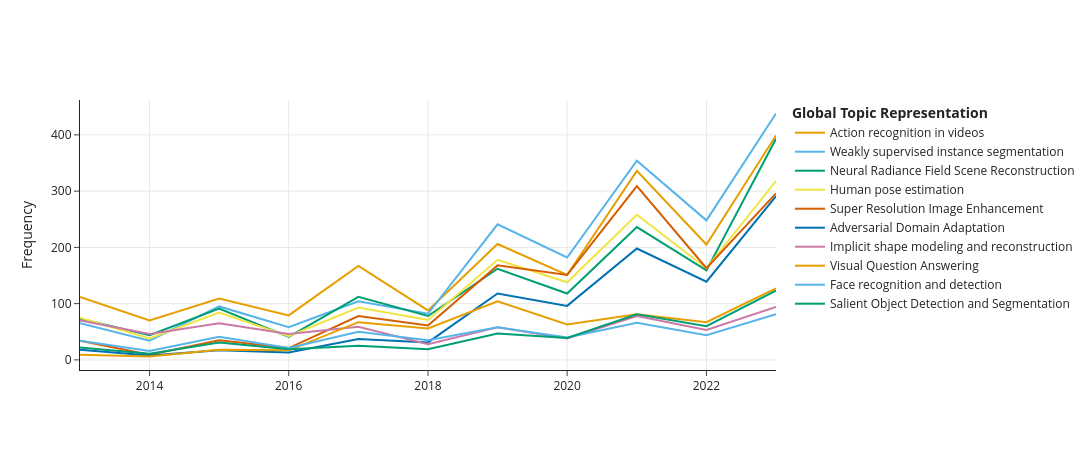

Here is the notebook cell this chart was saved with:
### Code cell
topics_over_time = topic_model.topics_over_time(data['Clean Title'].to_list(), timestamps)
topic_model.visualize_topics_over_time(topics_over_time, topics=[0,1,2,3,4,5,6,7,8,9], custom_labels=True, title="")

### Figure 1 — Plotly figure (JSON) as saved in the notebook; plotly's stock layout.template omitted (floating-point values rounded to 4 significant figures)
{"data": [{"hoverinfo": "text", "hovertext": ["<b>Topic 0</b><br>Words: tracking, action, recognition, activity, video", "<b>Topic 0</b><br>Words: tracking, action, recognition, video, activity", "<b>Topic 0</b><br>Words: action, tracking, recognition, video, visual", "<b>Topic 0</b><br>Words: action, tracking, video, recognition, activity", "<b>Topic 0</b><br>Words: action, tracking, temporal, recognition, video", "<b>Topic 0</b><br>Words: action, tracking, video, recognition, visual", "<b>Topic 0</b><br>Words: action, tracking, recognition, temporal, video", "<b>Topic 0</b><br>Words: action, tracking, recognition, video, temporal", "<b>Topic 0</b><br>Words: action, tracking, video, temporal, visual", "<b>Topic 0</b><br>Words: action, tracking, video, temporal, recognition", "<b>Topic 0</b><br>Words: action, tracking, video, temporal, recognition"], "marker": {"color": "#E69F00"}, "mode": "lines", "name": "Action recognition in videos", "type": "scatter", "x": ["2013-01-01T00:00:00", "2014-01-01T00:00:00", "2015-01-01T00:00:00", "2016-01-01T00:00:00", "2017-01-01T00:00:00", "2018-01-01T00:00:00", "2019-01-01T00:00:00", "2020-01-01T00:00:00", "2021-01-01T00:00:00", "2022-01-01T00:00:00", "2023-01-01T00:00:00"], "y": [112, 70, 109, 79, 167, 88, 206, 151, 336, 205, 399]}, {"hoverinfo": "text", "hovertext": ["<b>Topic 1</b><br>Words: segmentation, object, pedestrian, detection, grained", "<b>Topic 1</b><br>Words: segmentation, object, instance, grained, fine", "<b>Topic 1</b><br>Words: segmentation, object, instance, semantic, fine", "<b>Topic 1</b><br>Words: segmentation, object, zero, shot, semantic", "<b>Topic 1</b><br>Words: segmentation, object, semantic, instance, shot", "<b>Topic 1</b><br>Words: segmentation, object, shot, semantic, detection", "<b>Topic 1</b><br>Words: segmentation, object, shot, semantic, instance", "<b>Topic 1</b><br>Words: segmentation, object, shot, instance, detection", "<b>Topic 1</b><br>Words: segmentation, shot, object, semantic, instance", "<b>Topic 1</b><br>Words: segmentation, object, semantic, shot, instance", "<b>Topic 1</b><br>Words: segmentation, object, semantic, instance, shot"], "marker": {"color": "#56B4E9"}, "mode": "lines", "name": "Weakly supervised instance segmentation", "type": "scatter", "x": ["2013-01-01T00:00:00", "2014-01-01T00:00:00", "2015-01-01T00:00:00", "2016-01-01T00:00:00", "2017-01-01T00:00:00", "2018-01-01T00:00:00", "2019-01-01T00:00:00", "2020-01-01T00:00:00", "2021-01-01T00:00:00", "2022-01-01T00:00:00", "2023-01-01T00:00:00"], "y": [65, 34, 95, 58, 104, 82, 241, 182, 354, 248, 438]}, {"hoverinfo": "text", "hovertext": ["<b>Topic 2</b><br>Words: flow, deblurring, stereo, light, field", "<b>Topic 2</b><br>Words: stereo, deblurring, image, quality, assessment", "<b>Topic 2</b><br>Words: flow, field, stereo, optical, depth", "<b>Topic 2</b><br>Words: flow, optical, deblurring, light, field", "<b>Topic 2</b><br>Words: flow, deblurring, optical, field, removal", "<b>Topic 2</b><br>Words: stereo, light, depth, field, deblurring", "<b>Topic 2</b><br>Words: flow, depth, stereo, image, deblurring", "<b>Topic 2</b><br>Words: flow, optical, stereo, depth, deblurring", "<b>Topic 2</b><br>Words: radiance, field, flow, depth, deblurring", "<b>Topic 2</b><br>Words: radiance, field, stereo, flow, depth", "<b>Topic 2</b><br>Words: radiance, field, flow, neural, optical"], "marker": {"color": "#009E73"}, "mode": "lines", "name": "Neural Radiance Field Scene Reconstruction", "type": "scatter", "x": ["2013-01-01T00:00:00", "2014-01-01T00:00:00", "2015-01-01T00:00:00", "2016-01-01T00:00:00", "2017-01-01T00:00:00", "2018-01-01T00:00:00", "2019-01-01T00:00:00", "2020-01-01T00:00:00", "2021-01-01T00:00:00", "2022-01-01T00:00:00", "2023-01-01T00:00:00"], "y": [73, 44, 91, 41, 112, 78, 162, 118, 236, 159, 393]}, {"hoverinfo": "text", "hovertext": ["<b>Topic 3</b><br>Words: pose, estimation, human, registration, point", "<b>Topic 3</b><br>Words: pose, estimation, human, camera, point", "<b>Topic 3</b><br>Words: pose, estimation, camera, registration, point", "<b>Topic 3</b><br>Words: pose, estimation, point, registration, motion", "<b>Topic 3</b><br>Words: pose, estimation, human, point, camera", "<b>Topic 3</b><br>Words: pose, estimation, human, point, cloud", "<b>Topic 3</b><br>Words: pose, point, estimation, cloud, human", "<b>Topic 3</b><br>Words: pose, estimation, point, human, cloud", "<b>Topic 3</b><br>Words: pose, point, cloud, estimation, human", "<b>Topic 3</b><br>Words: pose, point, estimation, cloud, human", "<b>Topic 3</b><br>Words: pose, point, cloud, estimation, human"], "marker": {"color": "#F0E442"}, "mode": "lines", "name": "Human pose estimation", "type": "scatter", "x": ["2013-01-01T00:00:00", "2014-01-01T00:00:00", "2015-01-01T00:00:00", "2016-01-01T00:00:00", "2017-01-01T00:00:00", "2018-01-01T00:00:00", "2019-01-01T00:00:00", "2020-01-01T00:00:00", "2021-01-01T00:00:00", "2022-01-01T00:00:00", "2023-01-01T00:00:00"], "y": [75, 38, 84, 42, 93, 71, 178, 138, 258, 163, 318]}, {"hoverinfo": "text", "hovertext": ["<b>Topic 4</b><br>Words: super, resolution, indoor, matting, image", "<b>Topic 4</b><br>Words: super, piecewise, planar, resolution, orientational", "<b>Topic 4</b><br>Words: super, resolution, superpixel, image, indoor", "<b>Topic 4</b><br>Words: resolution, super, sketch, image, convolutional", "<b>Topic 4</b><br>Words: super, resolution, style, generative, sketch", "<b>Topic 4</b><br>Words: super, resolution, generative, gan, adversarial", "<b>Topic 4</b><br>Words: super, resolution, image, gan, generative", "<b>Topic 4</b><br>Words: super, resolution, gan, image, sketch", "<b>Topic 4</b><br>Words: super, resolution, gan, image, style", "<b>Topic 4</b><br>Words: super, resolution, gan, image, style", "<b>Topic 4</b><br>Words: super, resolution, gan, image, style"], "marker": {"color": "#D55E00"}, "mode": "lines", "name": "Super Resolution Image Enhancement", "type": "scatter", "x": ["2013-01-01T00:00:00", "2014-01-01T00:00:00", "2015-01-01T00:00:00", "2016-01-01T00:00:00", "2017-01-01T00:00:00", "2018-01-01T00:00:00", "2019-01-01T00:00:00", "2020-01-01T00:00:00", "2021-01-01T00:00:00", "2022-01-01T00:00:00", "2023-01-01T00:00:00"], "y": [34, 9, 35, 21, 78, 61, 168, 151, 309, 163, 296]}, {"hoverinfo": "text", "hovertext": ["<b>Topic 5</b><br>Words: domain, active, adaptation, adversarial, classification", "<b>Topic 5</b><br>Words: adaptation, domain, subquery, inconsistent, nmf", "<b>Topic 5</b><br>Words: adaptation, label, semi, domain, subspace", "<b>Topic 5</b><br>Words: label, noisy, domain, classification, disturblabel", "<b>Topic 5</b><br>Words: domain, adaptation, adversarial, label, attack", "<b>Topic 5</b><br>Words: adversarial, adaptation, domain, attack, unsupervised", "<b>Topic 5</b><br>Words: adversarial, attack, domain, adaptation, label", "<b>Topic 5</b><br>Words: adversarial, attack, domain, adaptation, robustnes", "<b>Topic 5</b><br>Words: adversarial, attack, domain, adaptation, label", "<b>Topic 5</b><br>Words: adversarial, attack, domain, label, adaptation", "<b>Topic 5</b><br>Words: adversarial, attack, domain, label, adaptation"], "marker": {"color": "#0072B2"}, "mode": "lines", "name": "Adversarial Domain Adaptation", "type": "scatter", "x": ["2013-01-01T00:00:00", "2014-01-01T00:00:00", "2015-01-01T00:00:00", "2016-01-01T00:00:00", "2017-01-01T00:00:00", "2018-01-01T00:00:00", "2019-01-01T00:00:00", "2020-01-01T00:00:00", "2021-01-01T00:00:00", "2022-01-01T00:00:00", "2023-01-01T00:00:00"], "y": [18, 8, 17, 13, 37, 31, 118, 96, 198, 139, 291]}, {"hoverinfo": "text", "hovertext": ["<b>Topic 6</b><br>Words: shape, sparse, dictionary, coding, subspace", "<b>Topic 6</b><br>Words: shape, clustering, mrf, surface, reconstruction", "<b>Topic 6</b><br>Words: shape, subspace, clustering, rank, svm", "<b>Topic 6</b><br>Words: shape, sparse, clustering, tensor, texture", "<b>Topic 6</b><br>Words: shape, clustering, rank, subspace, tensor", "<b>Topic 6</b><br>Words: shape, surface, clustering, mrf, tensor", "<b>Topic 6</b><br>Words: shape, clustering, surface, reconstruction, subspace", "<b>Topic 6</b><br>Words: shape, surface, reconstruction, implicit, clustering", "<b>Topic 6</b><br>Words: shape, surface, reconstruction, implicit, clustering", "<b>Topic 6</b><br>Words: shape, surface, clustering, implicit, reconstruction", "<b>Topic 6</b><br>Words: shape, surface, implicit, reconstruction, view"], "marker": {"color": "#CC79A7"}, "mode": "lines", "name": "Implicit shape modeling and reconstruction", "type": "scatter", "x": ["2013-01-01T00:00:00", "2014-01-01T00:00:00", "2015-01-01T00:00:00", "2016-01-01T00:00:00", "2017-01-01T00:00:00", "2018-01-01T00:00:00", "2019-01-01T00:00:00", "2020-01-01T00:00:00", "2021-01-01T00:00:00", "2022-01-01T00:00:00", "2023-01-01T00:00:00"], "y": [70, 46, 65, 46, 59, 28, 58, 38, 78, 53, 94]}, {"hoverinfo": "text", "hovertext": ["<b>Topic 7</b><br>Words: text, stroke, uncontrolled, photoocr, decompositional", "<b>Topic 7</b><br>Words: text, strokelet, parsing, coreference, baye", "<b>Topic 7</b><br>Words: caption, question, answering, text, phrase", "<b>Topic 7</b><br>Words: answering, question, text, captioning, visual", "<b>Topic 7</b><br>Words: question, captioning, answering, text, visual", "<b>Topic 7</b><br>Words: question, answering, captioning, text, visual", "<b>Topic 7</b><br>Words: captioning, question, answering, text, visual", "<b>Topic 7</b><br>Words: text, question, captioning, answering, referring", "<b>Topic 7</b><br>Words: text, question, answering, captioning, visual", "<b>Topic 7</b><br>Words: text, question, captioning, answering, visual", "<b>Topic 7</b><br>Words: text, question, answering, captioning, grounding"], "marker": {"color": "#E69F00"}, "mode": "lines", "name": "Visual Question Answering", "type": "scatter", "x": ["2013-01-01T00:00:00", "2014-01-01T00:00:00", "2015-01-01T00:00:00", "2016-01-01T00:00:00", "2017-01-01T00:00:00", "2018-01-01T00:00:00", "2019-01-01T00:00:00", "2020-01-01T00:00:00", "2021-01-01T00:00:00", "2022-01-01T00:00:00", "2023-01-01T00:00:00"], "y": [9, 6, 18, 17, 67, 56, 104, 63, 81, 67, 127]}, {"hoverinfo": "text", "hovertext": ["<b>Topic 8</b><br>Words: face, facial, recognition, verification, landmark", "<b>Topic 8</b><br>Words: face, facial, expression, recognition, alignment", "<b>Topic 8</b><br>Words: face, facial, unit, recognition, emotion", "<b>Topic 8</b><br>Words: face, facial, ordinal, unit, recognition", "<b>Topic 8</b><br>Words: face, facial, recognition, landmark, age", "<b>Topic 8</b><br>Words: face, facial, unit, recognition, expression", "<b>Topic 8</b><br>Words: face, facial, recognition, landmark, unit", "<b>Topic 8</b><br>Words: face, facial, recognition, forgery, spoofing", "<b>Topic 8</b><br>Words: face, facial, forgery, recognition, emotion", "<b>Topic 8</b><br>Words: face, facial, forgery, recognition, spoofing", "<b>Topic 8</b><br>Words: face, facial, recognition, forgery, emotion"], "marker": {"color": "#56B4E9"}, "mode": "lines", "name": "Face recognition and detection", "type": "scatter", "x": ["2013-01-01T00:00:00", "2014-01-01T00:00:00", "2015-01-01T00:00:00", "2016-01-01T00:00:00", "2017-01-01T00:00:00", "2018-01-01T00:00:00", "2019-01-01T00:00:00", "2020-01-01T00:00:00", "2021-01-01T00:00:00", "2022-01-01T00:00:00", "2023-01-01T00:00:00"], "y": [34, 16, 41, 21, 50, 35, 58, 40, 66, 44, 81]}, {"hoverinfo": "text", "hovertext": ["<b>Topic 9</b><br>Words: saliency, salient, gaze, detection, region", "<b>Topic 9</b><br>Words: saliency, salient, gaze, detection, eye", "<b>Topic 9</b><br>Words: saliency, salient, eye, gaze, detection", "<b>Topic 9</b><br>Words: saliency, salient, eye, detection, fixation", "<b>Topic 9</b><br>Words: salient, saliency, gaze, object, attention", "<b>Topic 9</b><br>Words: saliency, salient, detection, attention, gaze", "<b>Topic 9</b><br>Words: salient, saliency, attention, gaze, detection", "<b>Topic 9</b><br>Words: saliency, salient, gaze, attention, eye", "<b>Topic 9</b><br>Words: saliency, salient, transformer, attention, vision", "<b>Topic 9</b><br>Words: transformer, vision, saliency, gaze, salient", "<b>Topic 9</b><br>Words: transformer, vision, saliency, gaze, salient"], "marker": {"color": "#009E73"}, "mode": "lines", "name": "Salient Object Detection and Segmentation", "type": "scatter", "x": ["2013-01-01T00:00:00", "2014-01-01T00:00:00", "2015-01-01T00:00:00", "2016-01-01T00:00:00", "2017-01-01T00:00:00", "2018-01-01T00:00:00", "2019-01-01T00:00:00", "2020-01-01T00:00:00", "2021-01-01T00:00:00", "2022-01-01T00:00:00", "2023-01-01T00:00:00"], "y": [22, 11, 31, 19, 25, 19, 47, 39, 81, 60, 123]}], "layout": {"height": 450, "hoverlabel": {"bgcolor": "white", "font": {"family": "Rockwell", "size": 16}}, "legend": {"title": {"text": "<b>Global Topic Representation"}}, "title": {"font": {"color": "Black", "size": 22}, "text": "", "x": 0.4, "xanchor": "center", "y": 0.95, "yanchor": "top"}, "width": 1250, "xaxis": {"showgrid": true}, "yaxis": {"showgrid": true, "title": {"text": "Frequency"}}}}
